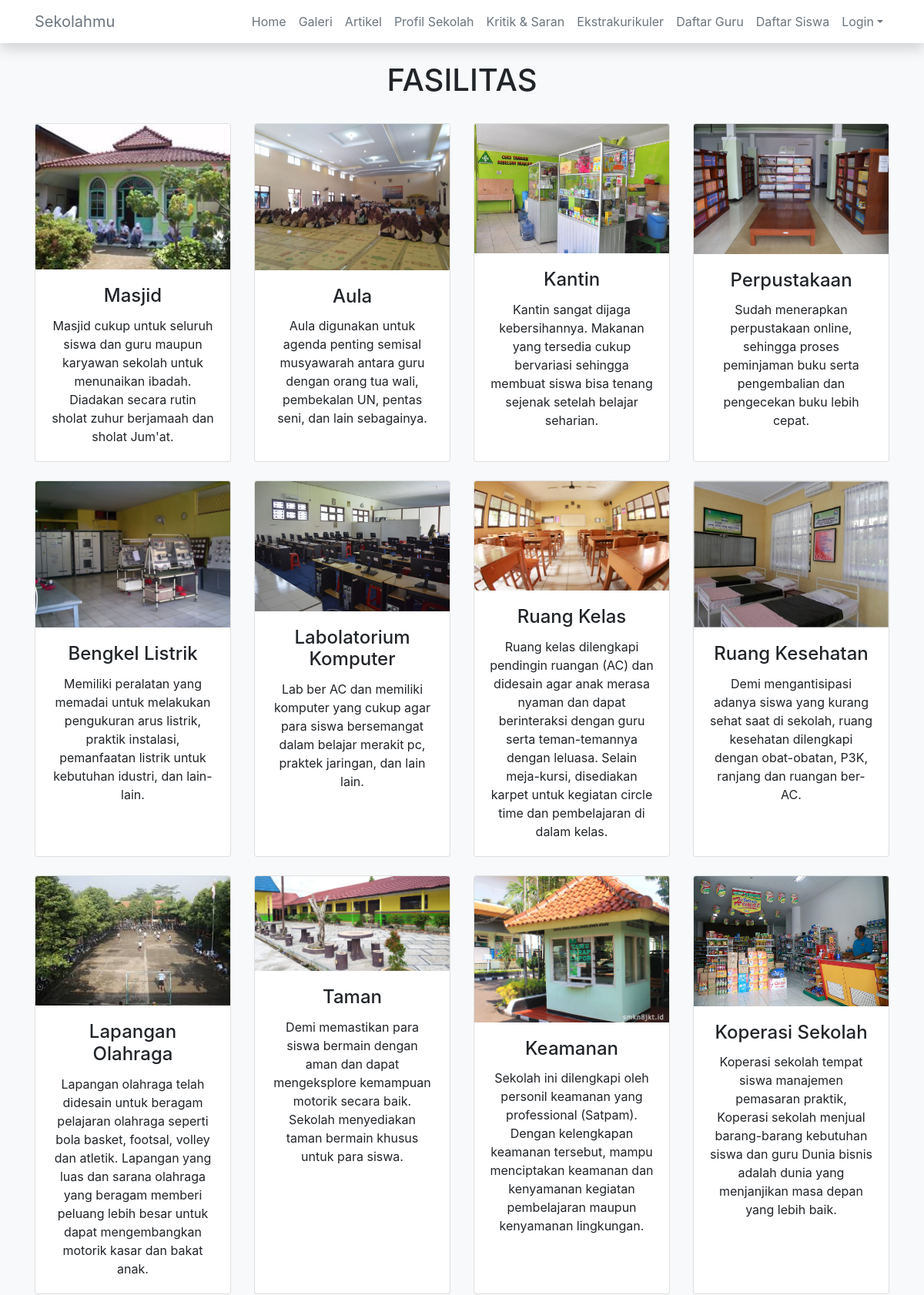
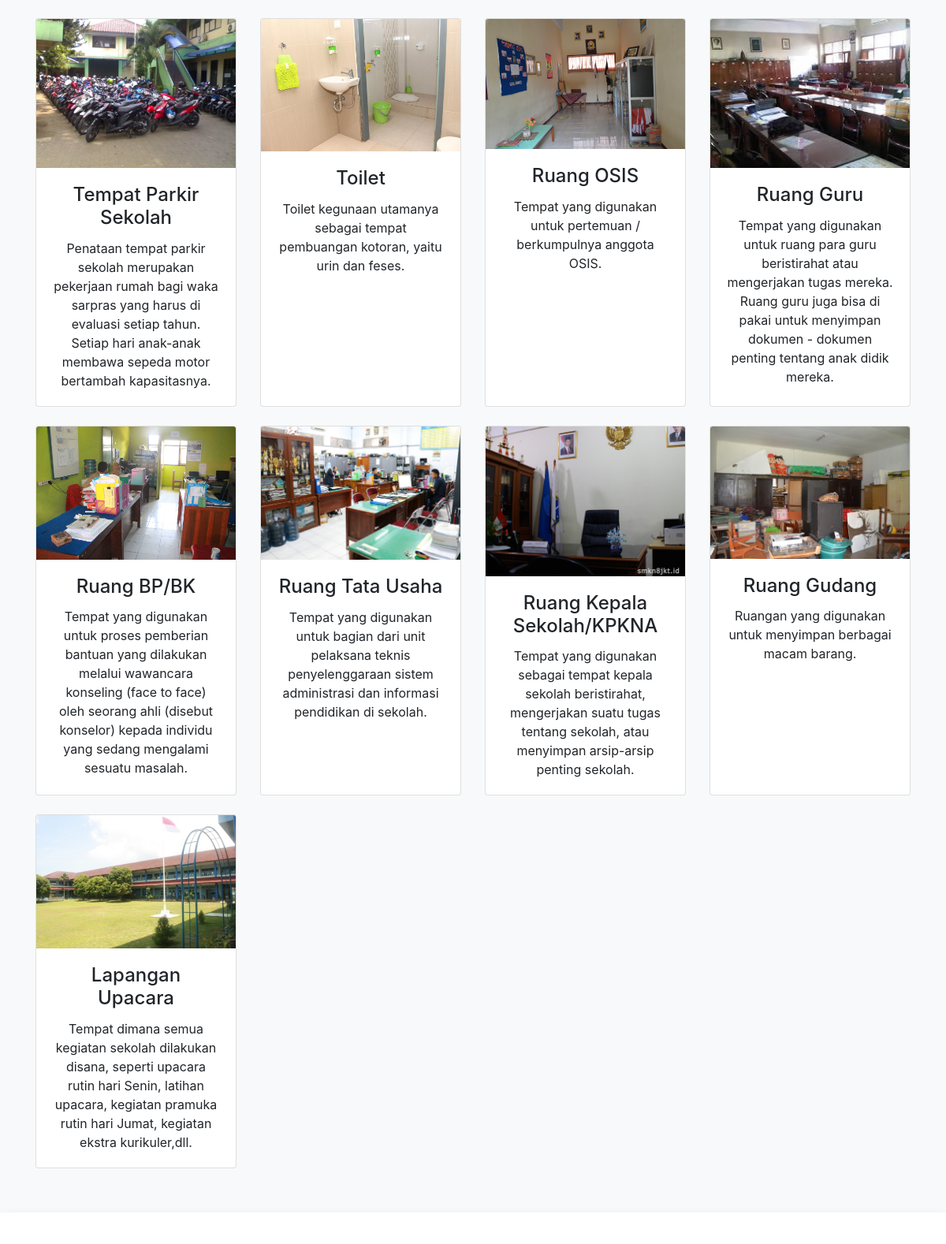
Page /fasilitas.php on the committed database (2 pictures, top to bottom).
### tables this page shows
CREATE TABLE IF NOT EXISTS `fasilitas` (
`idFasilitas` int(11) NOT NULL,
  `nama` varchar(100) DEFAULT NULL,
  `jumlah` int(11) DEFAULT NULL,
  `pathImg` varchar(100) DEFAULT NULL,
  `deskripsi` varchar(255) DEFAULT NULL
);

### fasilitas.php (the view, shortened to what this page needs)
<?php
include 'layout/header.php';
$query="select * from fasilitas";
$aksi=mysql_query($query);
?>
<div class="container">
<br>
<p class="h1 text-center">FASILITAS</p>
<br>
  <div class="row text-center">
<?php
while ($result=mysql_fetch_array($aksi)) {
$foto=$result['idFasilitas'];
$path="assets/img/fasilitas/".$foto.".png";
if (file_exists($path)) {
  $path=$path;
}else{
  $path="assets/img/fasilitas/default.png";
}
?>
    <div class="col-lg-3 col-md-6 mb-4" id="<?php echo $result['idFasilitas']; ?>">
      <div class="card h-100">
        <img class="card-img-top" src="<?php echo $path; ?>" alt="">
        <div class="card-body">
          <h4 class="card-title"><?php echo $result['nama']; ?></h4>
          <p class="card-text"><?php echo $result['deskripsi']; ?></p>
        </div>
      </div>
    </div>
<?php
}
?>
  </div>
</div>
<br>
<br>
<br>
<?php
include 'layout/footer.php';
?>

### css/heroic-features.css (style rules this page uses)
body { padding-top: 56px; }

### rows in the picture
fasilitas: shows a picture, nama "Masjid", deskripsi "Masjid cukup untuk seluruh siswa dan guru maupun karyawan sekolah untuk menunaikan ibadah. Diadakan secara rutin sholat zuhur berjamaah dan sholat Jum'at."
fasilitas: shows a picture, nama "Aula", deskripsi "Aula digunakan untuk agenda penting semisal musyawarah antara guru dengan orang tua wali, pembekalan UN, pentas seni, dan lain sebagainya."
fasilitas: shows a picture, nama "Kantin", deskripsi "Kantin sangat dijaga kebersihannya. Makanan yang tersedia cukup bervariasi sehingga membuat siswa bisa tenang sejenak setelah belajar seharian."
fasilitas: shows a picture, nama "Perpustakaan", deskripsi "Sudah menerapkan perpustakaan online, sehingga proses peminjaman buku serta pengembalian dan pengecekan buku lebih cepat."
fasilitas: shows a picture, nama "Bengkel Listrik", deskripsi "Memiliki peralatan yang memadai untuk melakukan pengukuran arus listrik, praktik instalasi, pemanfaatan listrik untuk kebutuhan idustri, dan lain-lain."
fasilitas: shows a picture, nama "Labolatorium Komputer", deskripsi "Lab ber AC dan memiliki komputer yang cukup agar para siswa bersemangat dalam belajar merakit pc, praktek jaringan, dan lain lain."
fasilitas: shows a picture, nama "Ruang Kelas", deskripsi "Ruang kelas dilengkapi pendingin ruangan (AC) dan didesain agar anak merasa nyaman dan dapat berinteraksi dengan guru serta teman-temannya dengan leluasa. Selain meja-kursi, disediakan karpet untuk kegiatan circle time dan pembelajaran di dalam kelas."
fasilitas: shows a picture, nama "Ruang Kesehatan", deskripsi "Demi mengantisipasi adanya siswa yang kurang sehat saat di sekolah, ruang kesehatan dilengkapi dengan obat-obatan, P3K, ranjang dan ruangan ber-AC."
fasilitas: shows a picture, nama "Lapangan Olahraga", deskripsi "Lapangan olahraga telah didesain untuk beragam pelajaran olahraga seperti bola basket, footsal, volley dan atletik. Lapangan yang luas dan sarana olahraga yang beragam memberi peluang lebih besar untuk dapat mengembangkan motorik kasar dan bakat anak."
fasilitas: shows a picture, nama "Taman", deskripsi "Demi memastikan para siswa bermain dengan aman dan dapat mengeksplore kemampuan motorik secara baik. Sekolah menyediakan taman bermain khusus untuk para siswa."
fasilitas: shows a picture, nama "Keamanan", deskripsi "Sekolah ini dilengkapi oleh personil keamanan yang professional (Satpam). Dengan kelengkapan keamanan tersebut, mampu menciptakan keamanan dan kenyamanan kegiatan pembelajaran maupun kenyamanan lingkungan."
fasilitas: shows a picture, nama "Koperasi Sekolah", deskripsi "Koperasi sekolah tempat siswa manajemen pemasaran praktik, Koperasi sekolah menjual barang-barang kebutuhan siswa dan guru Dunia bisnis adalah dunia yang menjanjikan masa depan yang lebih baik."
fasilitas: shows a picture, nama "Tempat Parkir Sekolah", deskripsi "Penataan tempat parkir sekolah merupakan pekerjaan rumah bagi waka sarpras yang harus di evaluasi setiap tahun. Setiap hari anak-anak membawa sepeda motor bertambah kapasitasnya."
fasilitas: shows a picture, nama "Toilet", deskripsi "Toilet kegunaan utamanya sebagai tempat pembuangan kotoran, yaitu urin dan feses."
fasilitas: shows a picture, nama "Ruang OSIS", deskripsi "Tempat yang digunakan untuk pertemuan / berkumpulnya anggota OSIS."
fasilitas: shows a picture, nama "Ruang Guru", deskripsi "Tempat yang digunakan untuk ruang para guru beristirahat atau mengerjakan tugas mereka. Ruang guru juga bisa di pakai untuk menyimpan dokumen - dokumen penting tentang anak didik mereka."
fasilitas: shows a picture, nama "Ruang BP/BK", deskripsi "Tempat yang digunakan untuk proses pemberian bantuan yang dilakukan melalui wawancara konseling (face to face) oleh seorang ahli (disebut konselor) kepada individu yang sedang mengalami sesuatu masalah."
fasilitas: shows a picture, nama "Ruang Tata Usaha", deskripsi "Tempat yang digunakan untuk bagian dari unit pelaksana teknis penyelenggaraan sistem administrasi dan informasi pendidikan di sekolah."
fasilitas: shows a picture, nama "Ruang Kepala Sekolah/KPKNA", deskripsi "Tempat yang digunakan sebagai tempat kepala sekolah beristirahat, mengerjakan suatu tugas tentang sekolah, atau menyimpan arsip-arsip penting sekolah."
fasilitas: shows a picture, nama "Ruang Gudang", deskripsi "Ruangan yang digunakan untuk menyimpan berbagai macam barang."
fasilitas: shows a picture, nama "Lapangan Upacara", deskripsi "Tempat dimana semua kegiatan sekolah dilakukan disana, seperti upacara rutin hari Senin, latihan upacara, kegiatan pramuka rutin hari Jumat, kegiatan ekstra kurikuler,dll."
